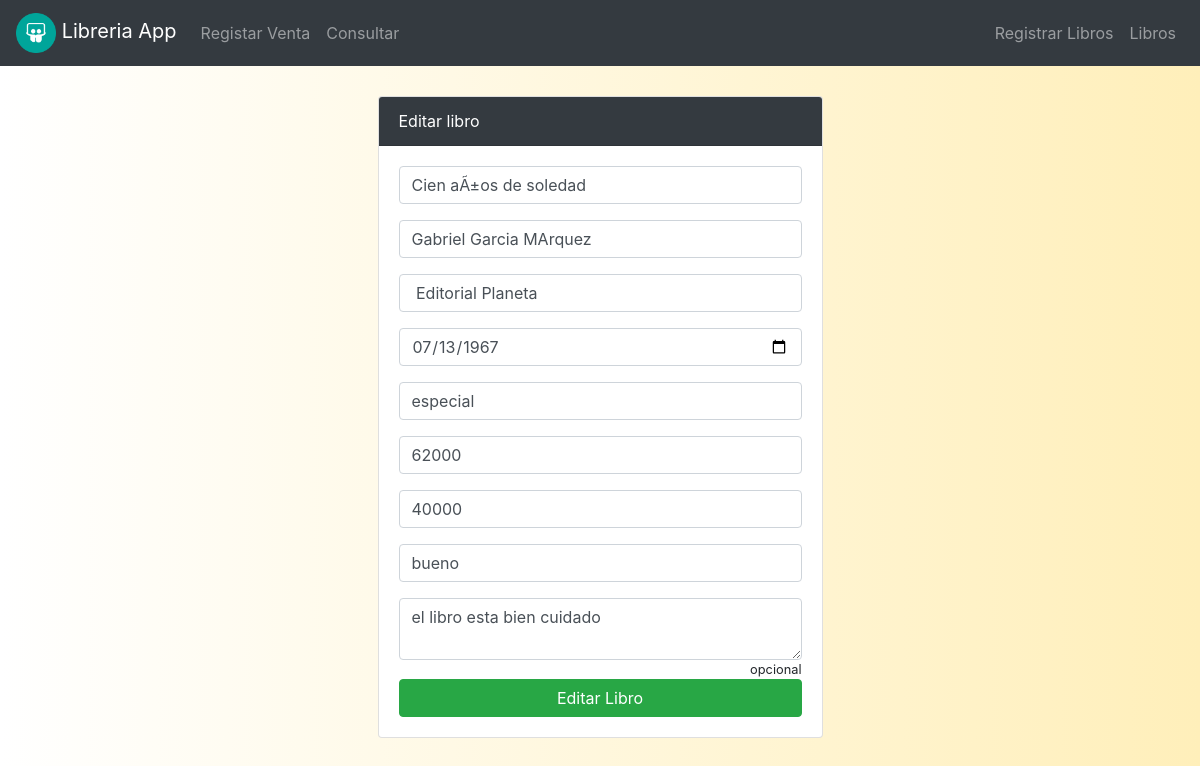
The app's page /libro/editar.php?id=1 with its own data.
### tables this page shows
CREATE TABLE `libros` (
  `id` int(11) NOT NULL,
  `titulo` varchar(255) NOT NULL,
  `autor` varchar(50) NOT NULL,
  `editor` varchar(255) NOT NULL,
  `fecha_publicacion` date NOT NULL,
  `edicion` varchar(255) NOT NULL,
  `costo` int(11) NOT NULL,
  `precio_minorista` int(11) NOT NULL,
  `valoracion` varchar(255) NOT NULL,
  `descripcion` text
);

### libro/editar.php (the view, shortened to what this page needs)
<?php include('../template/header.php');
include_once('../conexion/db.php');
$id = $_GET['id'];
$sql = "SELECT * FROM libros WHERE id = ?";
$resultado = $pdo->prepare($sql);
$resultado->execute(([$id]));
$row = $resultado->fetch();
?>
<div class="container mt-5">
    <div class="row">
        <div class="col-md-5 mx-auto">
        <?php if ($_GET) {   ?>
                <div class="card mt-5">
                    <div class="card-header text-white bg-dark">
                        Editar libro
                    </div>
                    <div class="card-body">
                        <form action="update.php" method="GET">
                            <div class="form-group">
                                <input type="text" value="<?= $row['titulo'];  ?>" name="titulo" class="form-control" placeholder="titulo">
                            </div>
                            <div class="form-group">
                                <input type="text" value="<?= $row['autor'];  ?>" name="autor" class="form-control" placeholder="autor">
                            </div>
                            <div class="form-group">
                                <input type="text" value="<?= $row['editor'];  ?>" name="editor" class="form-control" placeholder="editor">
                            </div>
                            <div class="form-group">
                                <input type="date" value="<?= $row['fecha_publicacion'];  ?>" name="fecha_publicacion" class="form-control" placeholder="fecha">
                            </div>
                            <div class="form-group">
                                <input type="text" value="<?= $row['edicion'];  ?>" name="edicion" class="form-control" placeholder="edicion">
                            </div>
                            <div class="form-group">
                                <input type="number" value="<?= $row['costo'];  ?>" min="1000" name="costo" class="form-control" placeholder="costo">
                            </div>
                            <div class="form-group">
                                <input type="number" value="<?= $row['precio_minorista'];  ?>" min="1000" name="precio_minorista" class="form-control" placeholder="precio minorista">
                            </div>
                            <div class="form-group">
                                <input type="text" value="<?= $row['valoracion'];  ?>" min="1000" name="valoracion" class="form-control" placeholder="valoracion">
                            </div>
                            <div class="form-group">
                                <textarea name="descripcion"  rows="2" class="form-control" placeholder="description"><?= $row['descripcion'];  ?></textarea>
                                <small class="float-right">opcional</small>
                            </div>
                            <button class="btn btn-success btn-block mt-2">Editar Libro</button>
                        </form>
                    </div>
                </div>
            <?php } ?>
        </div>
    </div>
</div>
</body>
</html>

### public/css/main.css (style rules this page uses)
body { background: #FFEFBA; background: -webkit-linear-gradient(to right, #FFFFFF, #FFEFBA); background: linear-gradient(to right, #FFFFFF, #FFEFBA); }

### records on screen
libros: titulo "Cien aÃ±os de soledad", autor "Gabriel Garcia MArquez", editor "Editorial Planeta", fecha_publicacion "07/13/1967", edicion "especial", costo "62000", precio_minorista "40000", valoracion "bueno", descripcion "el libro esta bien cuidado"
